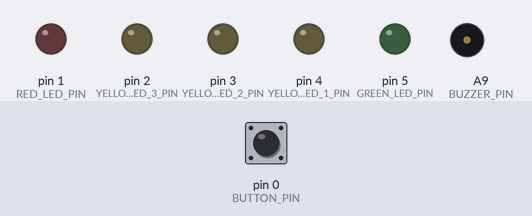
This program was run on a simulated Teensy 3. On the bench: output pins drawn as LEDs (lit = HIGH), buzzer (waves = sounding). The inputs (shaded band) are chosen by the test bench; at power-on: pin 0 (BUTTON_PIN) HIGH.

Above: at 1.2 s.
1.3 s: pin 0 (BUTTON_PIN) pulled LOW for 0.15 s
At 2.3 s:
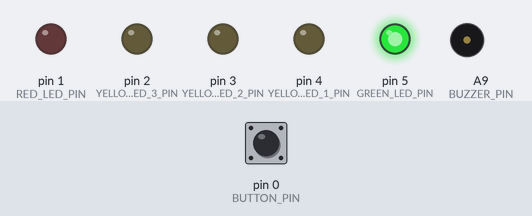
4.4 s: pin 0 (BUTTON_PIN) pulled LOW for 1 s
At 4.9 s:
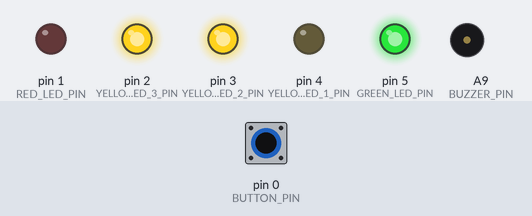
6.9 s: pin 0 (BUTTON_PIN) pulled LOW for 0.15 s
At 8.4 s:
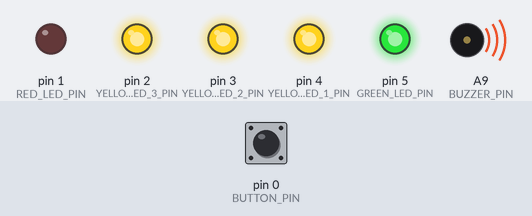
10.0 s: pin 0 (BUTTON_PIN) pulled LOW for 3.2 s
At 11.2 s:
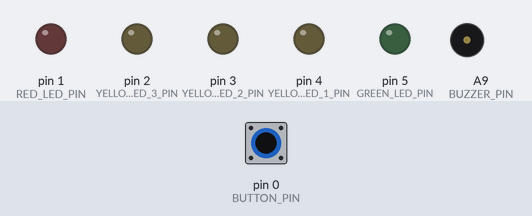
14.7 s: pin 0 (BUTTON_PIN) pulled LOW for 0.15 s
At 16.9 s:
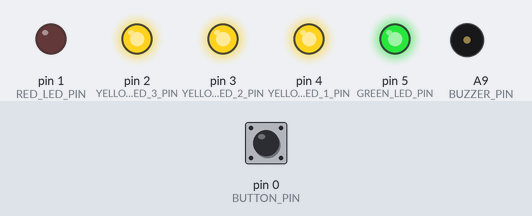
Timing chart, 0 to 21.5 s (numbered marks = the images above; inputs shaded):
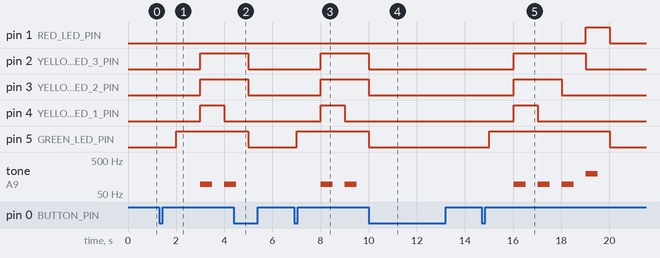

The program:

main.cpp
```cpp
#include <Arduino.h>
#include <Keyboard.h>
#include <Bounce.h>
#include <Fsm.h>

// These are the pins that each component is connected to.
#define BUTTON_PIN 0
#define GREEN_LED_PIN 5
#define YELLOW_LED_1_PIN 4
#define YELLOW_LED_2_PIN 3
#define YELLOW_LED_3_PIN 2
#define RED_LED_PIN 1
#define BUZZER_PIN 23

// The debounce interval in millis
#define DEBOUNCE_MS 10

// The interval between each state transition.
#define INTERVAL_MS 1000

// The tone that plays during 3, 2, 1
#define TONE_FREQ 97.999

// The tone that plays during the Clap
#define HIGH_TONE_FREQ 196

// The states (ordered).
enum {
    READY_TO_START_OFF,
    READY_TO_START_ON,
    COUNTDOWN_3,
    COUNTDOWN_2,
    COUNTDOWN_1,
    CLAP,
};

// The current state.
int currentState = READY_TO_START_OFF;

// Keep track of the time so that we can transition states on a fixed interval.
int previousMillis = 0;

// A reference to the button with debouncing.
Bounce pushButton = Bounce(BUTTON_PIN, DEBOUNCE_MS);

/**
 * Handle clicking the button.
 *
 * When in the READY_TO_START state the button starts the countdown.
 * In other states it resets back to READY_TO_START.
 *
 */
void handleButton()
{
    if (pushButton.update() && pushButton.fallingEdge()) {
        switch (currentState) {
        case READY_TO_START_OFF:
            currentState = READY_TO_START_ON;
            break;
        default:
            currentState = READY_TO_START_OFF;
            break;
        }
    }
}

/**
 * Sends CMD + W and ENTER to close the Zoom meeting.
 */
void sendQuit() {
    Keyboard.press(MODIFIERKEY_GUI);
    delay(100);
    Keyboard.press(KEY_W);
    delay(100);
    Keyboard.release(MODIFIERKEY_GUI);
    Keyboard.release(KEY_W);
    delay(100);
    Keyboard.press(KEY_ENTER);
    Keyboard.release(KEY_ENTER);
}

/**
 * Set the lights and update the current state depending on what the current state is.
 */
void handleState()
{
    switch (currentState) {
    case READY_TO_START_OFF:
        digitalWrite(GREEN_LED_PIN, LOW);
        digitalWrite(YELLOW_LED_1_PIN, LOW);
        digitalWrite(YELLOW_LED_2_PIN, LOW);
        digitalWrite(YELLOW_LED_3_PIN, LOW);
        digitalWrite(RED_LED_PIN, LOW);

        noTone(BUZZER_PIN);
        break;
    case READY_TO_START_ON:
        digitalWrite(GREEN_LED_PIN, HIGH);
        digitalWrite(YELLOW_LED_1_PIN, LOW);
        digitalWrite(YELLOW_LED_2_PIN, LOW);
        digitalWrite(YELLOW_LED_3_PIN, LOW);
        digitalWrite(RED_LED_PIN, LOW);

        noTone(BUZZER_PIN);
        currentState++;
        break;
    case COUNTDOWN_3:
        digitalWrite(GREEN_LED_PIN, HIGH);
        digitalWrite(YELLOW_LED_1_PIN, HIGH);
        digitalWrite(YELLOW_LED_2_PIN, HIGH);
        digitalWrite(YELLOW_LED_3_PIN, HIGH);
        digitalWrite(RED_LED_PIN, LOW);

        tone(BUZZER_PIN, TONE_FREQ, INTERVAL_MS / 2.0);
        currentState++;
        break;
    case COUNTDOWN_2:
        digitalWrite(GREEN_LED_PIN, HIGH);
        digitalWrite(YELLOW_LED_1_PIN, LOW);
        digitalWrite(YELLOW_LED_2_PIN, HIGH);
        digitalWrite(YELLOW_LED_3_PIN, HIGH);
        digitalWrite(RED_LED_PIN, LOW);

        tone(BUZZER_PIN, TONE_FREQ, INTERVAL_MS / 2.0);
        currentState++;
        break;
    case COUNTDOWN_1:
        digitalWrite(GREEN_LED_PIN, HIGH);
        digitalWrite(YELLOW_LED_1_PIN, LOW);
        digitalWrite(YELLOW_LED_2_PIN, LOW);
        digitalWrite(YELLOW_LED_3_PIN, HIGH);
        digitalWrite(RED_LED_PIN, LOW);

        tone(BUZZER_PIN, TONE_FREQ, INTERVAL_MS / 2.0);
        currentState++;
        break;
    case CLAP:
        digitalWrite(GREEN_LED_PIN, HIGH);
        digitalWrite(YELLOW_LED_1_PIN, LOW);
        digitalWrite(YELLOW_LED_2_PIN, LOW);
        digitalWrite(YELLOW_LED_3_PIN, LOW);
        digitalWrite(RED_LED_PIN, HIGH);

        tone(BUZZER_PIN, HIGH_TONE_FREQ, INTERVAL_MS / 2.0);
        sendQuit();
        currentState = READY_TO_START_OFF;
        break;
    }
}

void setup()
{
    // Setup the button with an internal pullup resistor.
    pinMode(BUTTON_PIN, INPUT_PULLUP);

    // LEDs
    pinMode(GREEN_LED_PIN, OUTPUT);
    pinMode(YELLOW_LED_1_PIN, OUTPUT);
    pinMode(YELLOW_LED_2_PIN, OUTPUT);
    pinMode(YELLOW_LED_3_PIN, OUTPUT);
    pinMode(RED_LED_PIN, OUTPUT);
}

void loop()
{
    // Check the button to see if there's a state change that needs doing.
    handleButton();

    // Handle the state every INTERVAL_MS
    int currentMillis = millis();
    if (currentMillis - previousMillis > INTERVAL_MS) {
        handleState();
        previousMillis = currentMillis;
    }
}
```

Measured:
- after the input at 1.3 s, pin 2 (YELLOW_LED_3_PIN), pin 3 (YELLOW_LED_2_PIN): LOW → HIGH after 1.7 s; pin 4 (YELLOW_LED_1_PIN): LOW → HIGH after 1.7 s, → LOW 1.0 s later; pin 5 (GREEN_LED_PIN): LOW → HIGH after 0.70 s; tone on A9 (BUZZER_PIN): silent → 97 Hz after 1.7 s, → silent 0.50 s later, → 97 Hz 0.50 s later
- after the input at 4.4 s, pin 1 (RED_LED_PIN): stays LOW (without the input it goes to HIGH after 1.6 s); pin 2 (YELLOW_LED_3_PIN): HIGH → LOW after 0.61 s instead of 1.6 s; pin 5 (GREEN_LED_PIN): HIGH → LOW after 0.61 s; tone on A9 (BUZZER_PIN): goes on until 4.5 s, then stays silent
- after the input at 6.9 s, pin 2 (YELLOW_LED_3_PIN), pin 3 (YELLOW_LED_2_PIN): LOW → HIGH after 1.1 s; pin 4 (YELLOW_LED_1_PIN): LOW → HIGH after 1.1 s, → LOW 1.0 s later; pin 5 (GREEN_LED_PIN): LOW → HIGH after 0.11 s; tone on A9 (BUZZER_PIN): alternates 97 Hz for 0.50 s and silent for 0.50 s, starting after 1.1 s
- after the input at 10.0 s, pin 1 (RED_LED_PIN): stays LOW (without the input it goes to HIGH after 1.0 s); pin 2 (YELLOW_LED_3_PIN): HIGH → LOW after 0.01 s instead of 1.0 s; pin 5 (GREEN_LED_PIN): HIGH → LOW after 0.01 s instead of 2.0 s; tone on A9 (BUZZER_PIN): stays silent (without the input it goes to 97 Hz after 0.01 s)
- after the input at 14.7 s, pin 1 (RED_LED_PIN): LOW → HIGH after 4.3 s, → LOW 1.0 s later; pin 2 (YELLOW_LED_3_PIN): LOW → HIGH after 1.3 s, → LOW 3.0 s later
